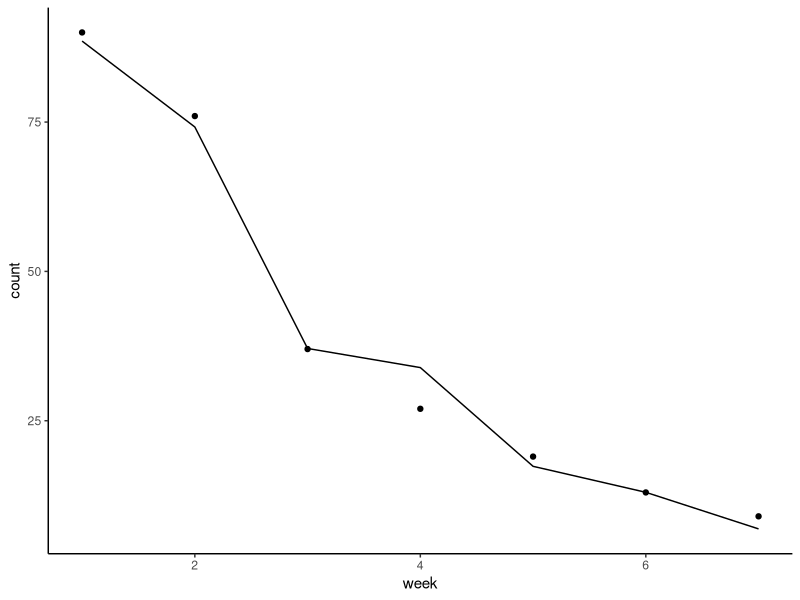

Reproduce this figure in R.
## ---- chunk 1
library(ggplot2)
## ---- chunk 2
week <- 1:7
amount_time <- c(0.85, 1.1, 0.85, 1.2, 0.95, 1.1, 0.9)
count <- c(90, 76, 37, 27, 19, 13, 9)
rate <- count / amount_time
df <- data.frame(week, amount_time, count, rate)
## ---- chunk 3
mod <- glm(count ~ week + offset(log(amount_time)), family = poisson)
mod
## ---- chunk 4
pred <- predict(mod, type = "response")
ggplot(df, aes(x = week, y = count)) +
  geom_point() +
  geom_line(aes(y = pred)) +
  theme_classic()
